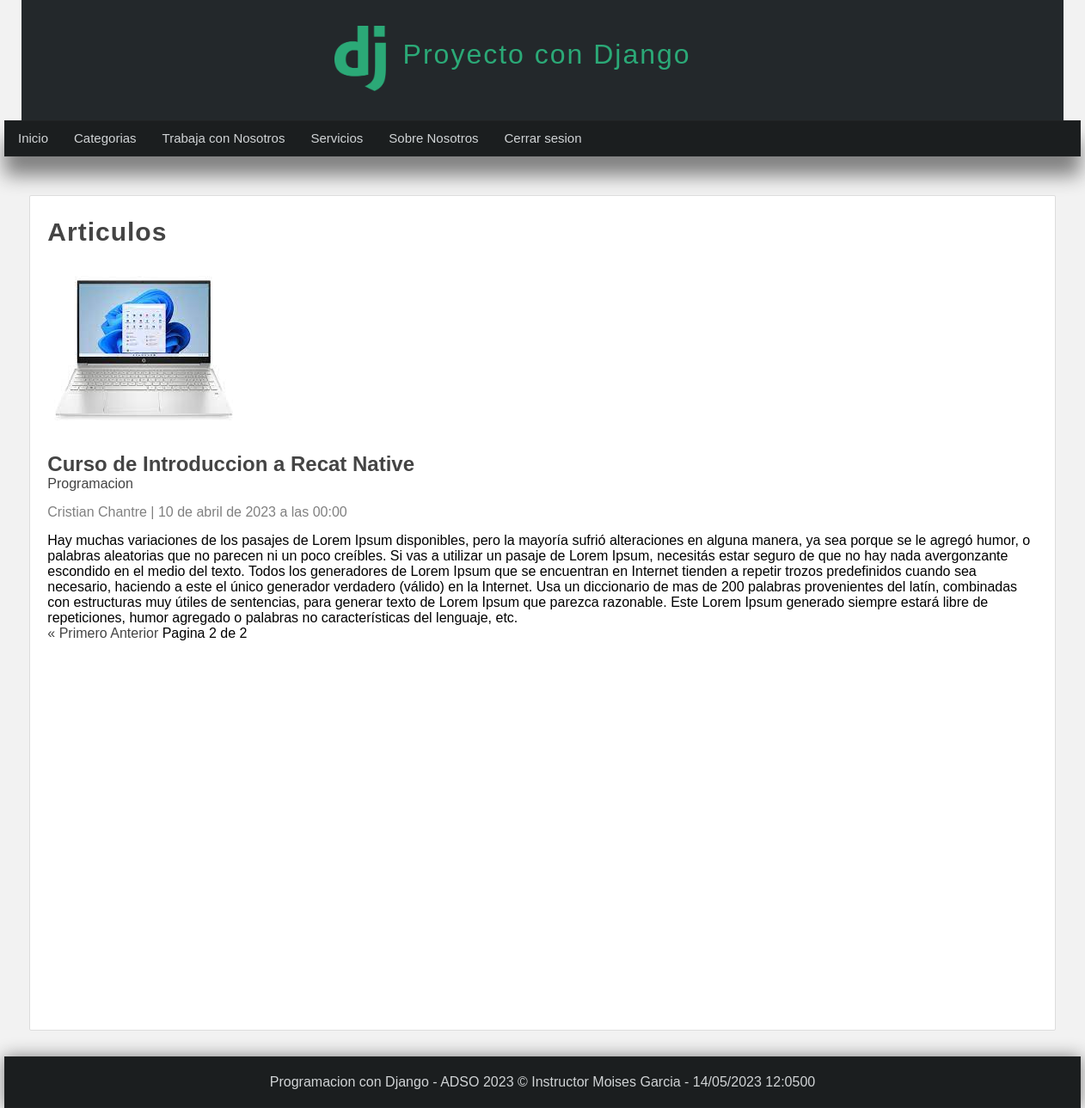
/articulos/?page=2 (signed in), run on the app's committed database.
### pages/models.py (models this page shows, shortened)
class Page(models.Model):
    title = models.CharField(max_length=50, verbose_name= "Titulo")
    content = RichTextField(verbose_name="Contenido")
    slug = models.CharField(unique=True, max_length=150, verbose_name="URL")
    visible = models.BooleanField(verbose_name="¿Visible?")
    order = models.IntegerField(default=0,verbose_name="Orden")
    created_at = models.DateTimeField(auto_now_add=True, verbose_name="Creacion: ")
    update_at = models.DateTimeField(auto_now_add=True, verbose_name="Actulizacion: ")
    class Meta:
        verbose_name = "Pagina "
        verbose_name_plural = "Paginas"

### blog/models.py (models this page shows, shortened)
class Article(models.Model):
    title = models.CharField(max_length=150, verbose_name='Titulo')
    content = RichTextField(verbose_name='Contendio')
    image = models.ImageField(default='null', verbose_name='Imagen', upload_to="articles")
    public = models.BooleanField(verbose_name='¿Publicado?')
    user = models.ForeignKey(User,editable=False, verbose_name='Usuario', on_delete=models.CASCADE)
    categories = models.ManyToManyField(Category, verbose_name='Categorias', blank=True, related_name="articles")
    created_at = models.DateTimeField(auto_now_add=True, verbose_name='Creado el')
    update_at = models.DateTimeField(auto_now=True, verbose_name='Editado el')
    class Meta:
        verbose_name = 'Articulo'
        verbose_name_plural = 'Articulos'
        ordering = ['-created_at']

class Category(models.Model):
    name = models.CharField(max_length=100, verbose_name='Nombre')
    description = models.CharField(max_length=255, verbose_name='Descripcion')
    created_at = models.DateField(auto_now_add=True, verbose_name='Creado el')
    class Meta:
        verbose_name = 'Categoria'
        verbose_name_plural = 'Categorias'
    def __str__(self):
        return  self.name

### blog/views.py (the view)
# urls.py: path('articulos/', views.list, name="list_articles"),#cuando encuentra la ruta de inicio
@login_required(login_url="login")
def list(request):
    articles = Article.objects.all()
    paginator = Paginator(articles,3)
    page = request.GET.get('page')
    page_articles = paginator.get_page(page)
    return render(request,'articles/list.html', {
        'title' : 'Articulos',
        'articles' : page_articles
    })

### blog/processor.py (called while the page is built)
def get_categories(request):
    categories_in_use = Article.objects.filter(public=True).values_list('categories', flat=True)
    categories = Category.objects.filter(id__in= categories_in_use).values_list('id','name',)
    return{
        'categories':categories,
        'ids' :  categories_in_use
    }

### pages/context_processors.py (called while the page is built)
def get_pages(request):
    pages = Page.objects.filter(visible=True).order_by('order').values_list('id','title','slug')
    return{
        'pages':pages
    }

### blog/templates/articles/list.html (shortened to what this page needs)
{% extends 'layouts/layout.html' %}
{% block content %}
    <h1 class="title" > {{title}}</h1>
    {% include 'articles/articles.html' %}
    {% include 'articles/pagination.html' %}
{%endblock%}

### mainapp/templates/layouts/layout.html (shortened to what this page needs)
{%load static %}
<!DOCTYPE html>
<html>
    <html lang="es">
    <head>
        {%load static %}
        <link rel="stylesheet" href="{%static 'css/styles.css' %}"/>
    </head>
    <body>
        <header>
            <div id="logotipo">
                <img src="{%static 'images/logo.png'%}"/>
                <h1>Proyecto con Django</h1>
            </div>
        </header>
        <nav>
            <ul>
                <li>
                    <a href="{% url 'index' %}">Inicio</a>
                </li>
                {% if user.email %}
                    <li>
                        <a href="{% url 'list_articles' %}">Categorias</a>
                    </li>
                    {% for page in pages %}
                    <li>
                        <a href="{% url 'page' page.2 %}">{{page.1}}</a>
                    </li>
                    {% endfor %}
                    <li>
                        <a href="{% url 'logout' %}">Cerrar sesion</a>
                    </li>
                    {% endif %}
        </nav>
            <div id="content">
                <div class="box">
                    {% block content %}{% endblock %}
                </div>
            </div>
        <footer>
            Programacion con Django - ADSO 2023 &copy; Instructor Moises Garcia - {% now "d/m/Y h:m00"%}
        </footer>
    </body>
</html>

### blog/templates/articles/articles.html (shortened to what this page needs)
{%for article in articles %}
            <article class="article-item">
                {% if article.image != "null" and article.image.url|length >= 1 %}
                    <div class="image">
                        <img src="{{article.image.url}}"/>
                     </div>
                {% endif %}
                <div class="data">
                     <h2>
                        <a href="{% url 'article' article.id %}">
                        {{article.title}}
                        </a>
                     </h2>
                     <p>
                        {% for category in article.categories.all %}
                           <a href ="{% url 'category' category.id %}"> {{category}} </a>
                        {% endfor %}
                     </p>
                     <span class="date">
                        {{article.user.first_name}} {{article.user.last_name}}
                        |
                        {{article.created_at}}
                    </span>
                     <p>
                        {{article.content|safe}}
                     </p>
                    </div>
            </article>
    {% endfor %}

### mainapp/static/css/styles.css (style rules this page uses)
* { margin: 0px; padding: 0px; font-family: Arial, Helvetica, sans-serif; text-decoration: none; }
body { background-color: #f2f2f2; }
header { width: 1212px; height: 140px; background-color: #23282b; margin: 0px auto; }
#logotipo { width: 40%; height: 130px; margin: 0px auto; padding-top: 10px; }
#logotipo img { display: block; width: 60px; float: left; margin-top: 20px; }
#logotipo h1 { display: block; float: left; margin-top: 35px; margin-left: 20px; letter-spacing: 2px; font-weight: lighter; color: #2ba977; }
nav { width: 1250px; height: 40px; background-color: #1b1e1f; border: 1px solid #33333333; margin: 0 auto; box-shadow: 0px 22px 22px gray; font-size: 15px; margin-bottom: 45px; }
nav ul { list-style: none; text-decoration: 40px; }
nav > ul > li { line-height: 40px; float: left; }
nav > ul > li > a { display: block; padding-left: 15px; padding-right: 15px; color: #d1d4d6; }
#content { width: 1212px; min-height: 930px; margin:0 auto; margin-bottom: 30px; margin-top: 30px; }
.box { background: white; min-height: 930px; width: 95%; padding: 20px; border: 1px solid #ddd; border-radius: 2px; margin: 0 auto; }
.box a { transition: all 300ms; color: #444; }
.title { color: #444; letter-spacing: 1px; font-size: 30px; margin-bottom: 10px; margin-top: 5px; }
.date { display: block; margin-top: 15px; margin-bottom: 15px; color: gray; }
footer { width: 1250px; background-color: #1b1e1f; border: 1px solid #33333333; color: #d1d4d6; text-align: center; padding-top: 20px; margin: 0 auto; padding-bottom: 20px; box-shadow: 0px 0px 20px gray; }

### data on the page
Page: title "Trabaja con Nosotros"
Page: title "Servicios"
Page: title "Sobre Nosotros"
Article: image (picture), title "Curso de Introduccion a Recat Native", user.first_name "Cristian", user.last_name "Chantre", created_at "10 de abril de 2023 a las 00:00", content "Hay muchas variaciones de los pasajes de Lorem Ipsum disponibles, pero la mayoría sufrió alteraciones en alguna manera, ya sea porque se le agregó humor, o palabras aleatorias que no parecen ni un poco creíbles. Si vas a utilizar un pasaje de Lorem Ipsum, necesitás estar seguro de que no hay nada avergonzante escondido en el medio del texto. Todos los generadores de Lorem Ipsum que se encuentran en Internet tienden a repetir trozos predefinidos cuando sea necesario, haciendo a este el único generador verdadero (válido) en la Internet. Usa un diccionario de mas de 200 palabras provenientes del latín, combinadas con estructuras muy útiles de sentencias, para generar texto de Lorem Ipsum que…"
Category: name "Programacion"

### other printed values
{{ title }} "Articulos"
{{ articles.number }} "2"
{{ articles.paginator.num_pages }} "2"
